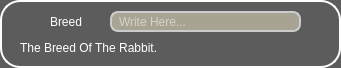
    <widget class="QFrame" name="Breed_Frame">
     <property name="geometry">
      <rect>
       <x>10</x>
       <y>54</y>
       <width>341</width>
       <height>68</height>
      </rect>
     </property>
     <property name="minimumSize">
      <size>
       <width>341</width>
       <height>68</height>
      </size>
     </property>
     <property name="maximumSize">
      <size>
       <width>341</width>
       <height>68</height>
      </size>
     </property>
     <property name="styleSheet">
      <string notr="true">QWidget{
	background-color: #5C5C5C;
	color: rgb(255, 255, 255);
	font: 75 18pt &quot;Acme&quot;;
	border: 2px solid #ffffff;
	border-style: outset;
    	border-radius: 20px;
}</string>
     </property>
     <property name="frameShape">
      <enum>QFrame::StyledPanel</enum>
     </property>
     <property name="frameShadow">
      <enum>QFrame::Raised</enum>
     </property>
     <widget class="QLabel" name="Rabbit_Breed_Icon">
      <property name="geometry">
       <rect>
        <x>20</x>
        <y>11</y>
        <width>21</width>
        <height>21</height>
       </rect>
      </property>
      <property name="minimumSize">
       <size>
        <width>21</width>
        <height>21</height>
       </size>
      </property>
      <property name="maximumSize">
       <size>
        <width>21</width>
        <height>21</height>
       </size>
      </property>
      <property name="styleSheet">
       <string notr="true">border: none;
background-color: rgba(0, 0, 0, 0);
color: rgb(255, 255, 255);
font: 75 18pt &quot;Acme&quot;;</string>
      </property>
      <property name="text">
       <string/>
      </property>
      <property name="pixmap">
       <pixmap resource="resources.qrc">:/Icons/Rabbit_White.png</pixmap>
      </property>
      <property name="scaledContents">
       <bool>true</bool>
      </property>
      <property name="alignment">
       <set>Qt::AlignCenter</set>
      </property>
      <property name="wordWrap">
       <bool>false</bool>
      </property>
     </widget>
     <widget class="QLineEdit" name="Breed_Input">
      <property name="geometry">
       <rect>
        <x>110</x>
        <y>11</y>
        <width>191</width>
        <height>21</height>
       </rect>
      </property>
      <property name="minimumSize">
       <size>
        <width>191</width>
        <height>21</height>
       </size>
      </property>
      <property name="maximumSize">
       <size>
        <width>191</width>
        <height>21</height>
       </size>
      </property>
      <property name="styleSheet">
       <string notr="true">QLineEdit {
	background-color:rgb(167, 164, 147);
	padding-left: 5px;
	border: 2px solid #ccc;
	border-radius: 8px;
	background-repeat: no-repeat;
	background-position: left center;
	font: 75 15pt &quot;Acme&quot;;
}</string>
      </property>
      <property name="placeholderText">
       <string>Write Here...</string>
      </property>
     </widget>
     <widget class="QLabel" name="Rabbit_Breed_Label">
      <property name="geometry">
       <rect>
        <x>50</x>
        <y>11</y>
        <width>51</width>
        <height>21</height>
       </rect>
      </property>
      <property name="minimumSize">
       <size>
        <width>51</width>
        <height>21</height>
       </size>
      </property>
      <property name="maximumSize">
       <size>
        <width>51</width>
        <height>21</height>
       </size>
      </property>
      <property name="styleSheet">
       <string notr="true">border: none;
background-color: rgba(0, 0, 0, 0);
color: rgb(255, 255, 255);
font: 75 13pt &quot;Acme&quot;;</string>
      </property>
      <property name="text">
       <string>Breed</string>
      </property>
     </widget>
     <widget class="QLabel" name="Breed_Infos">
      <property name="geometry">
       <rect>
        <x>20</x>
        <y>37</y>
        <width>301</width>
        <height>21</height>
       </rect>
      </property>
      <property name="minimumSize">
       <size>
        <width>301</width>
        <height>21</height>
       </size>
      </property>
      <property name="maximumSize">
       <size>
        <width>301</width>
        <height>21</height>
       </size>
      </property>
      <property name="styleSheet">
       <string notr="true">QLabel {border: none;
background-color: rgba(0, 0, 0, 0);
color: rgbrgb(0, 174, 255);
font: 75 13pt &quot;Acme&quot;;
}</string>
      </property>
      <property name="text">
       <string>The Breed Of The Rabbit.</string>
      </property>
     </widget>
    </widget>
